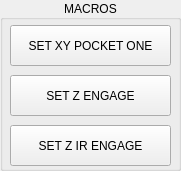
       <widget class="QGroupBox" name="gbMacros">
        <property name="geometry">
         <rect>
          <x>10</x>
          <y>20</y>
          <width>181</width>
          <height>171</height>
         </rect>
        </property>
        <property name="title">
         <string>MACROS</string>
        </property>
        <property name="alignment">
         <set>Qt::AlignCenter</set>
        </property>
        <widget class="PushButton" name="pbSetXYPocketOne">
         <property name="geometry">
          <rect>
           <x>10</x>
           <y>25</y>
           <width>161</width>
           <height>41</height>
          </rect>
         </property>
         <property name="text">
          <string>SET XY POCKET ONE</string>
         </property>
        </widget>
        <widget class="PushButton" name="pbSetZEngage">
         <property name="geometry">
          <rect>
           <x>10</x>
           <y>75</y>
           <width>161</width>
           <height>41</height>
          </rect>
         </property>
         <property name="text">
          <string>SET Z ENGAGE</string>
         </property>
        </widget>
        <widget class="PushButton" name="pbSetZIREngage">
         <property name="geometry">
          <rect>
           <x>10</x>
           <y>125</y>
           <width>161</width>
           <height>41</height>
          </rect>
         </property>
         <property name="text">
          <string>SET Z IR ENGAGE</string>
         </property>
        </widget>
       </widget>
